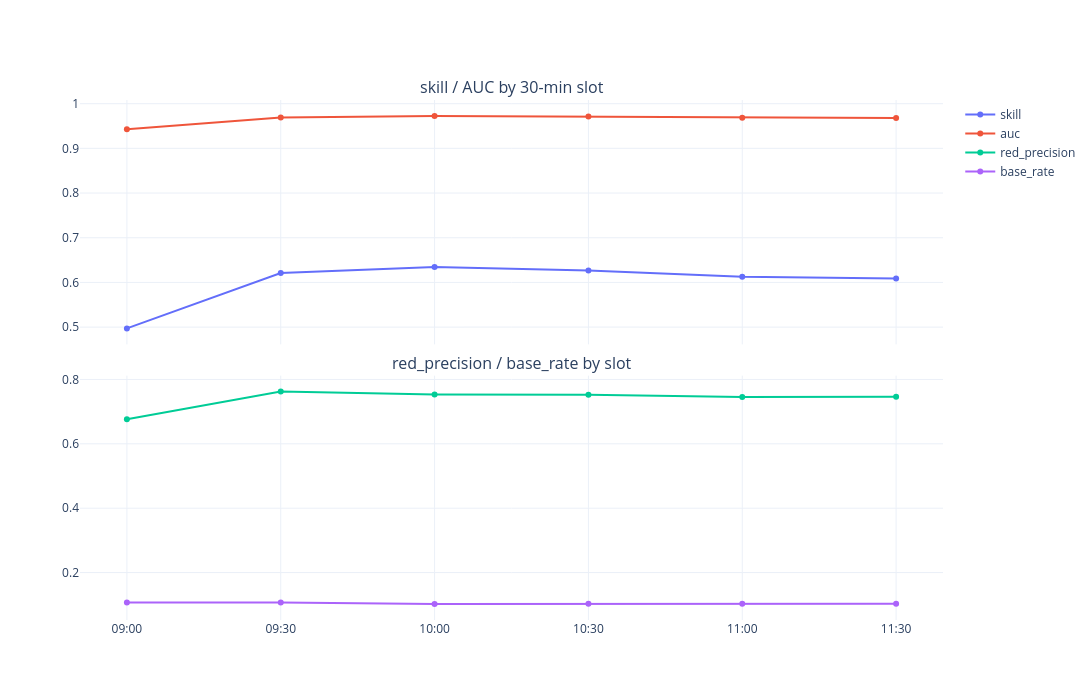
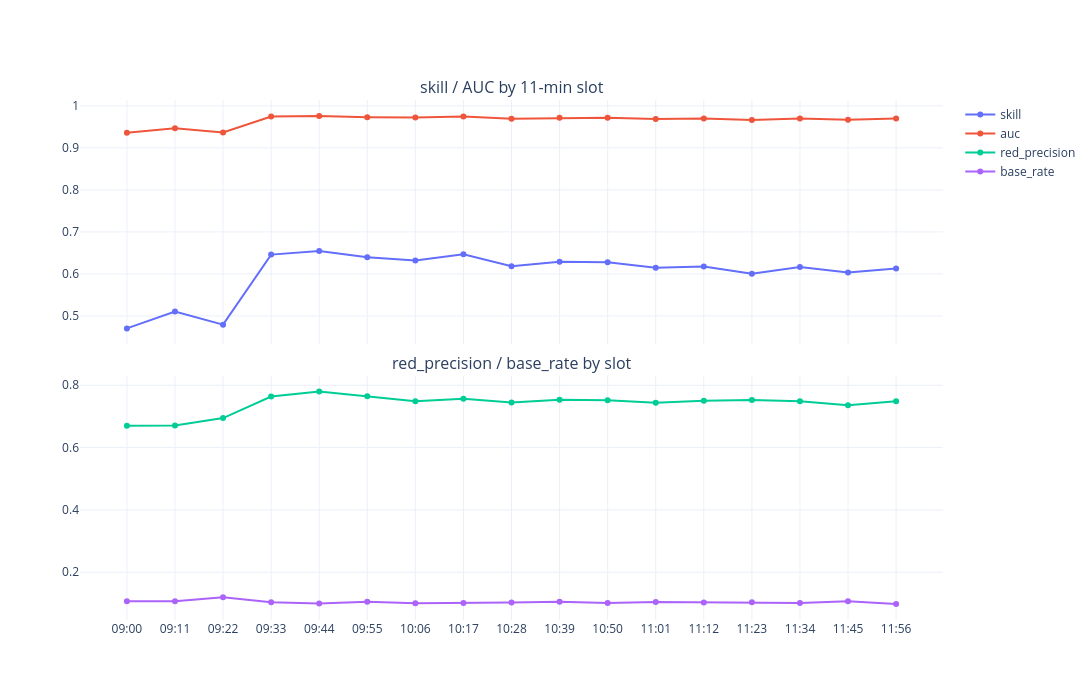

These figures' notebook cell, in order:
### Code cell
# ---------------------------------------------------------------- usage
FINE_BIN = 11                 # minutes

coarse, fine, pred = run()

### Figure 1 — Plotly figure (JSON) as saved in the notebook; plotly's stock layout.template omitted (floating-point values rounded to 4 significant figures)
{"data": [{"mode": "lines+markers", "name": "skill", "type": "scatter", "x": ["09:00", "09:30", "10:00", "10:30", "11:00", "11:30"], "xaxis": "x", "y": [0.497, 0.6209, 0.6347, 0.6267, 0.6126, 0.6085], "yaxis": "y"}, {"mode": "lines+markers", "name": "auc", "type": "scatter", "x": ["09:00", "09:30", "10:00", "10:30", "11:00", "11:30"], "xaxis": "x", "y": [0.9427, 0.9693, 0.9725, 0.9712, 0.9687, 0.9679], "yaxis": "y"}, {"mode": "lines+markers", "name": "red_precision", "type": "scatter", "x": ["09:00", "09:30", "10:00", "10:30", "11:00", "11:30"], "xaxis": "x2", "y": [0.6761, 0.7623, 0.7531, 0.7521, 0.7457, 0.746], "yaxis": "y2"}, {"mode": "lines+markers", "name": "base_rate", "type": "scatter", "x": ["09:00", "09:30", "10:00", "10:30", "11:00", "11:30"], "xaxis": "x2", "y": [0.107, 0.1066, 0.1022, 0.1027, 0.1029, 0.1033], "yaxis": "y2"}], "layout": {"annotations": [{"font": {"size": 16}, "showarrow": false, "text": "skill / AUC by 30-min slot", "x": 0.5, "xanchor": "center", "xref": "paper", "y": 1, "yanchor": "bottom", "yref": "paper"}, {"font": {"size": 16}, "showarrow": false, "text": "red_precision / base_rate by slot", "x": 0.5, "xanchor": "center", "xref": "paper", "y": 0.47, "yanchor": "bottom", "yref": "paper"}], "height": 700, "hovermode": "x unified", "width": 1300, "xaxis": {"anchor": "y", "domain": [0, 1], "matches": "x2", "showticklabels": false}, "xaxis2": {"anchor": "y2", "domain": [0, 1]}, "yaxis": {"anchor": "x", "domain": [0.53, 1]}, "yaxis2": {"anchor": "x2", "domain": [0, 0.47]}}}

### Figure 2 — Plotly figure (JSON) as saved in the notebook; plotly's stock layout.template omitted (floating-point values rounded to 4 significant figures)
{"data": [{"mode": "lines+markers", "name": "skill", "type": "scatter", "x": ["09:00", "09:11", "09:22", "09:33", "09:44", "09:55", "10:06", "10:17", "10:28", "10:39", "10:50", "11:01", "11:12", "11:23", "11:34", "11:45", "11:56"], "xaxis": "x", "y": [0.4702, 0.5104, 0.4792, 0.6459, 0.6547, 0.6398, 0.632, 0.6469, 0.618, 0.6289, 0.6277, 0.6148, 0.6179, 0.6004, 0.6161, 0.6032, 0.613], "yaxis": "y"}, {"mode": "lines+markers", "name": "auc", "type": "scatter", "x": ["09:00", "09:11", "09:22", "09:33", "09:44", "09:55", "10:06", "10:17", "10:28", "10:39", "10:50", "11:01", "11:12", "11:23", "11:34", "11:45", "11:56"], "xaxis": "x", "y": [0.936, 0.9466, 0.9368, 0.9744, 0.9759, 0.9731, 0.9721, 0.9748, 0.9694, 0.9715, 0.9718, 0.9686, 0.9698, 0.9663, 0.9698, 0.9667, 0.9698], "yaxis": "y"}, {"mode": "lines+markers", "name": "red_precision", "type": "scatter", "x": ["09:00", "09:11", "09:22", "09:33", "09:44", "09:55", "10:06", "10:17", "10:28", "10:39", "10:50", "11:01", "11:12", "11:23", "11:34", "11:45", "11:56"], "xaxis": "x2", "y": [0.6699, 0.6711, 0.6947, 0.7638, 0.7798, 0.7646, 0.7487, 0.7569, 0.7444, 0.7533, 0.7518, 0.7438, 0.7503, 0.7529, 0.7484, 0.7355, 0.7485], "yaxis": "y2"}, {"mode": "lines+markers", "name": "base_rate", "type": "scatter", "x": ["09:00", "09:11", "09:22", "09:33", "09:44", "09:55", "10:06", "10:17", "10:28", "10:39", "10:50", "11:01", "11:12", "11:23", "11:34", "11:45", "11:56"], "xaxis": "x2", "y": [0.1066, 0.1068, 0.1196, 0.1038, 0.09932, 0.1055, 0.1005, 0.1009, 0.1025, 0.1048, 0.101, 0.1041, 0.1027, 0.1035, 0.1007, 0.1063, 0.09775], "yaxis": "y2"}], "layout": {"annotations": [{"font": {"size": 16}, "showarrow": false, "text": "skill / AUC by 11-min slot", "x": 0.5, "xanchor": "center", "xref": "paper", "y": 1, "yanchor": "bottom", "yref": "paper"}, {"font": {"size": 16}, "showarrow": false, "text": "red_precision / base_rate by slot", "x": 0.5, "xanchor": "center", "xref": "paper", "y": 0.47, "yanchor": "bottom", "yref": "paper"}], "height": 700, "hovermode": "x unified", "width": 1300, "xaxis": {"anchor": "y", "domain": [0, 1], "matches": "x2", "showticklabels": false}, "xaxis2": {"anchor": "y2", "domain": [0, 1]}, "yaxis": {"anchor": "x", "domain": [0.53, 1]}, "yaxis2": {"anchor": "x2", "domain": [0, 0.47]}}}
